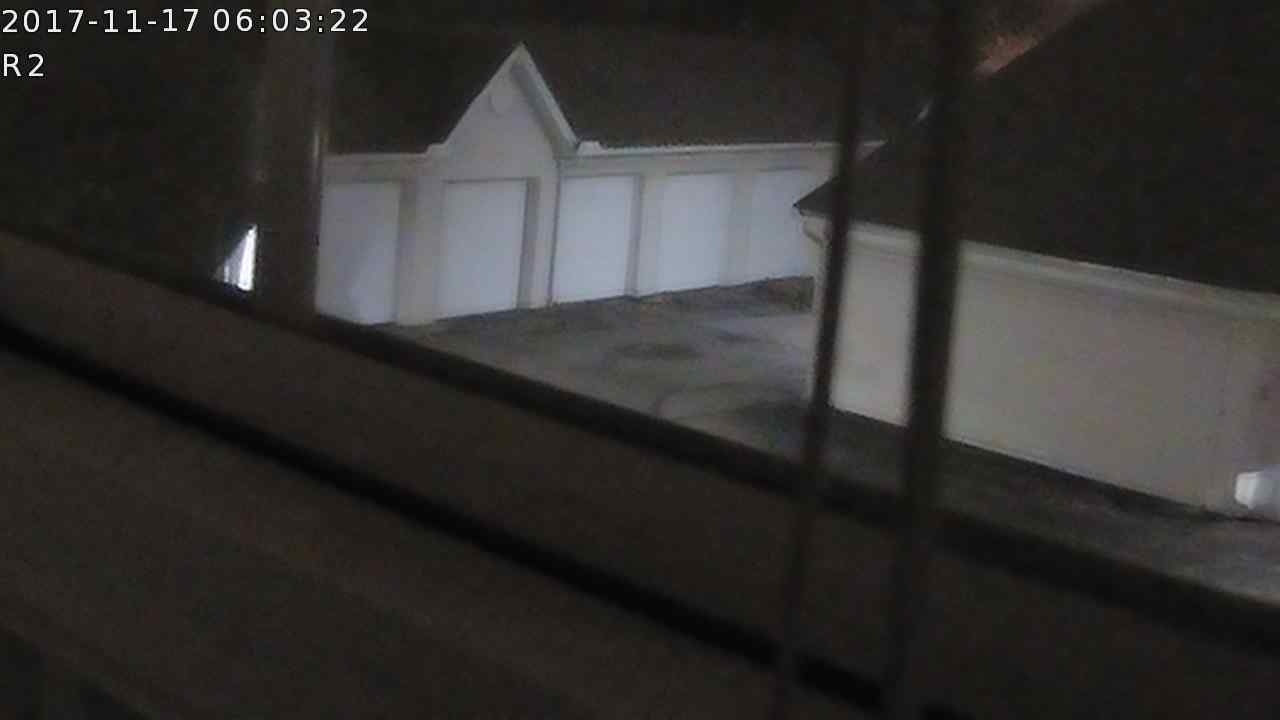
#> input picture data/1999-12-31_12_13_open.jpg, 1280 x 720 px
$ python fcimage.py data/1999-12-31_12_13_open.jpg   (Python 2 division)
#> lines starting #> are read from the running program, lines starting #| are printed output that depends on the picture
#!/usr/bin/env python

"""Use a webcam as a sensor to control a garage door.

This module provides classes to try determine whether the garage door is open.

Todo:
    * For module TODOs
    * You have to also use ``sphinx.ext.todo`` extension
    * Rename this file (module) so as not to conflict with control via 3rd party 'foscam' import

"""

import os
import re
import cv2
import numpy as np
from dateutil import parser

from pims.files.filter_pipeline import FileFilterPipeline

import matcher
from template import GrayscaleTemplateImage
from flimsy_constants import DOOR_OFFSETXY_WH, DEFAULT_TEMPLATE
from flimsy_constants import DEFAULT_FOLDER, BASENAME_PATTERN
from fgutils import calc_grayscale_hist, plot_hist


# [35 lines left out: functions parse_foscam_fullfilestr, get_date_range_foscam_files, not called in this run]


class DateRangeStateFoscamFile(object):

    # [29 lines left out: functions __init__, __call__, not called in this run]

    def __str__(self):
        return 'is a Foscam image file with %s < fname date < %s' % (self.start, self.stop)


class FoscamFile(object):

    """A webcam filename parser.

    Attributes are documented inline with the attribute's declaration (see __init__ method below).

    Properties created with the @property decorator are documented in the property's getter method.

    """

    # [15 lines left out: function __init__, not called in this run]

    def __str__(self):
        s =  '%s has state: "door %s" at %s (%d bytes)' % (self.bname, self.state, self.dtm, self.fsize)
        return s

    # [23 lines left out: function parse_image_filename, not called in this run]


class FoscamImage(object):

    """A webcam image object.

    Attributes are documented inline with the attribute's declaration (see __init__ method below).

    Properties created with the @property decorator are documented in the property's getter method.

    """

    # [10 lines left out: function __init__, not called in this run]

    def __str__(self):
        s = '%s' % self.foscam_file
        return s

    # [132 lines left out: functions image, roi_luminance, template, lab, xywh_template, roi_vertices and 2 more, not called in this run]

    def get_hist(self):
        return calc_grayscale_hist(self.roi_luminance)

    def plot_hist(self):
        h = self.get_hist()
        plot_hist(h)

    # [32 lines left out: function show_results, not called in this run]

    def __str__(self):
        s = '%s' % self.foscam_file
        return s

    # [111 lines left out: functions image, roi_luminance, lab, xywh_template, roi_vertices, processed_image and 1 more, not called in this run]

    def get_hist(self):
        return calc_grayscale_hist(self.roi_luminance)

    def plot_hist(self):
        h = self.get_hist()
        plot_hist(h)

    # [21 lines left out: function show_results, not called in this run]


def median_passes_test(inp1, relate, inp2):
    return relate(inp1, inp2)


# [35 lines left out: function quick_glob_check, not called in this run]


if __name__ == '__main__':

    import sys
    import glob
    import datetime
    import pandas as pd
    from deck import Deck

    #print get_truth(1.0, operator.gt, 0.0)
    #print get_truth(1.1, operator.le, 1.2)
    #sys.exit('bye')

    # quick glob check of list of files
    # EXAMPLE
    # python fcimage.py "/Users/ken/Pictures/foscam/2017-12-*open.jpg"
    #quick_glob_check('/Users/ken/Pictures/foscam/2017-12-*open.jpg')
    quick_glob_check(sys.argv[1])
#> the loop in quick_glob_check, `for fname in fnames: ` made 1 pass
#| ((571, 179), (623, 291)) data/1999-12-31_12_13_open.jpg 215.0
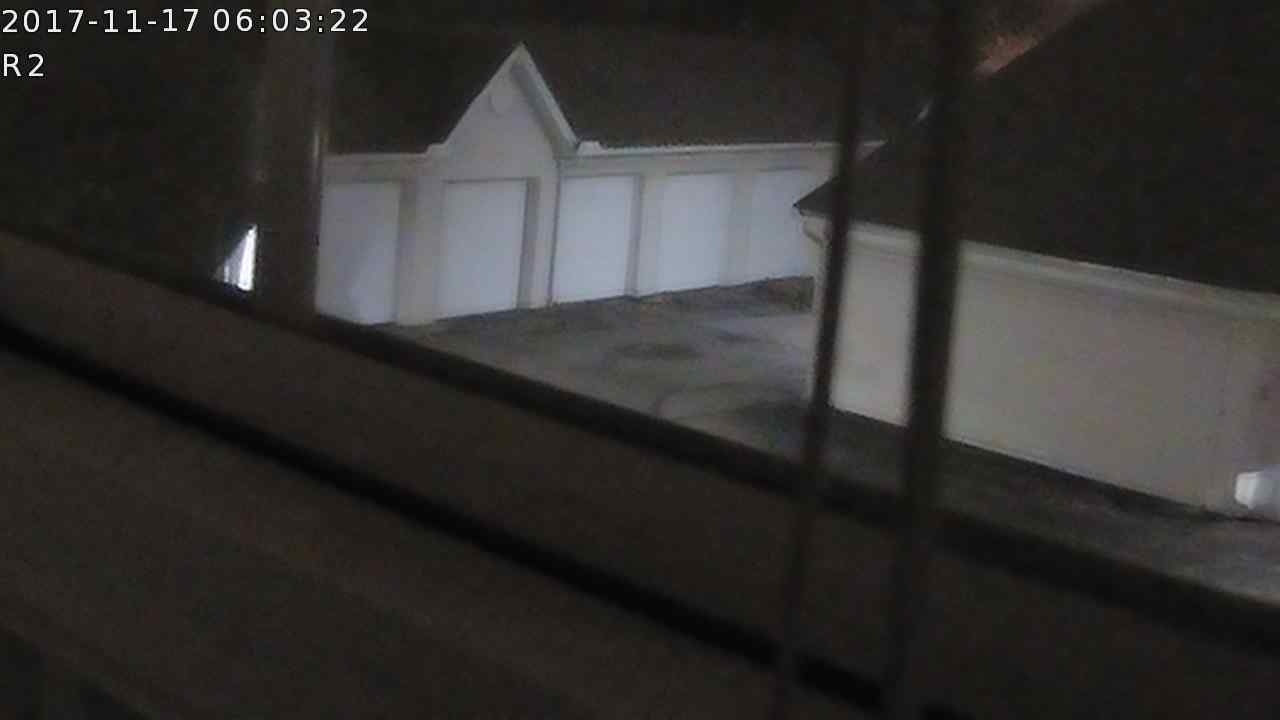
#> input picture data/1999-12-31_12_13_open.jpg, 1280 x 720 px
#> pass 1, in lab, `L, a, b = cv2.split(lab)`:
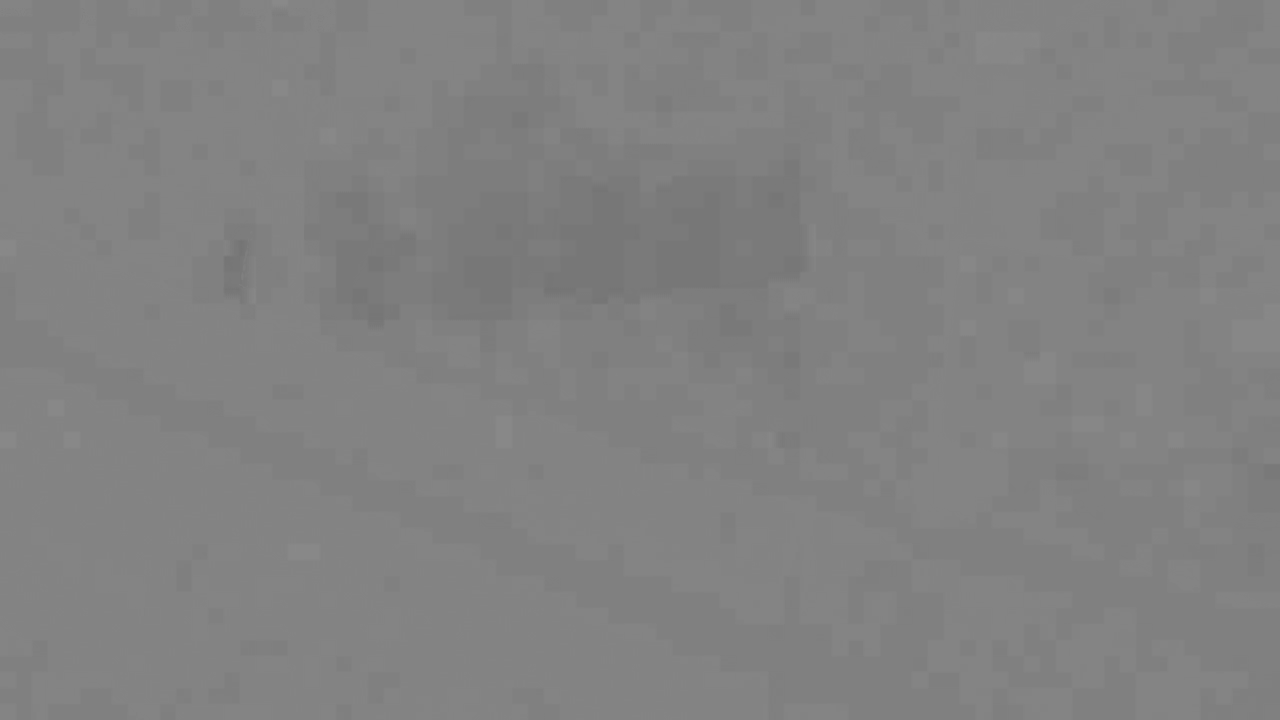
#> b: shape (720, 1280); min 116, max 137, mean 129.5
#> after the loop in quick_glob_check, `for fname in fnames:`: count = 1; medmax = 215
#| ROI median: min = 215.0, max = 215.0 for 1 files.
#> (the run stopped early here; a loop or call above may not have finished)

$ run again, on data/2017-11-10_08_49_open.jpg
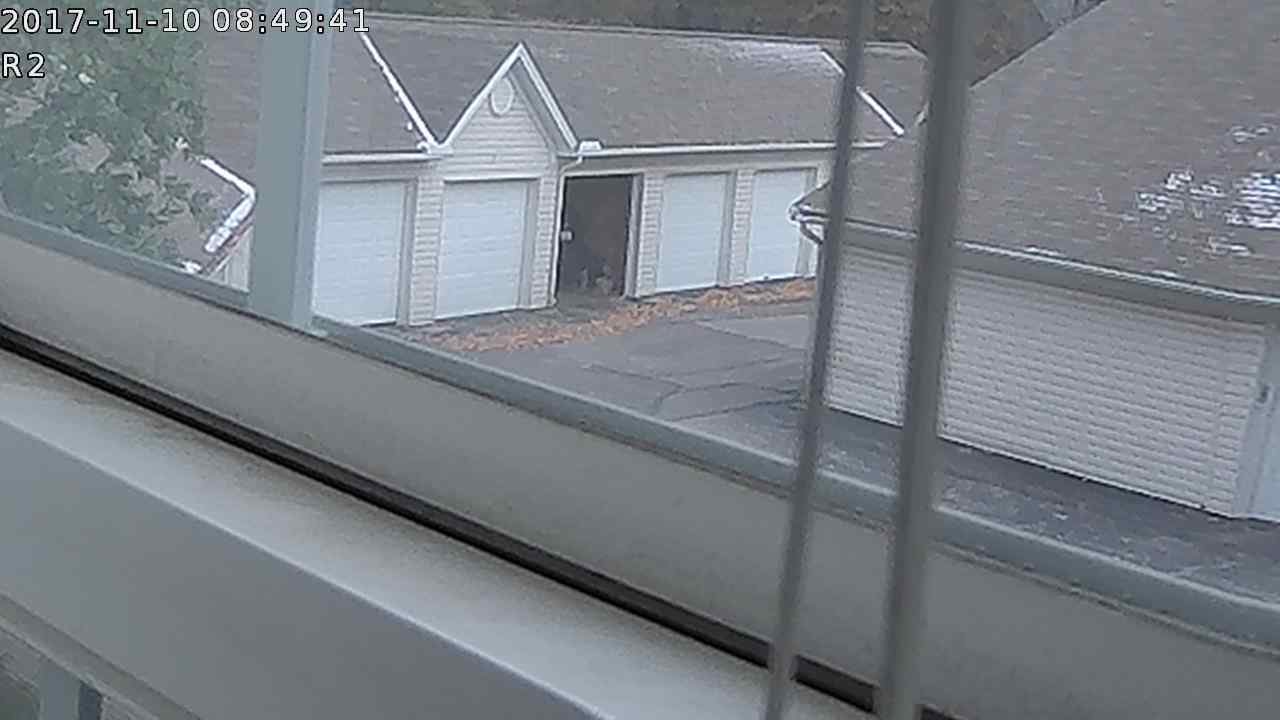
#> input picture data/2017-11-10_08_49_open.jpg, 1280 x 720 px
#> the loop in quick_glob_check, `for fname in fnames: ` made 1 pass
#> (printed output is left out)
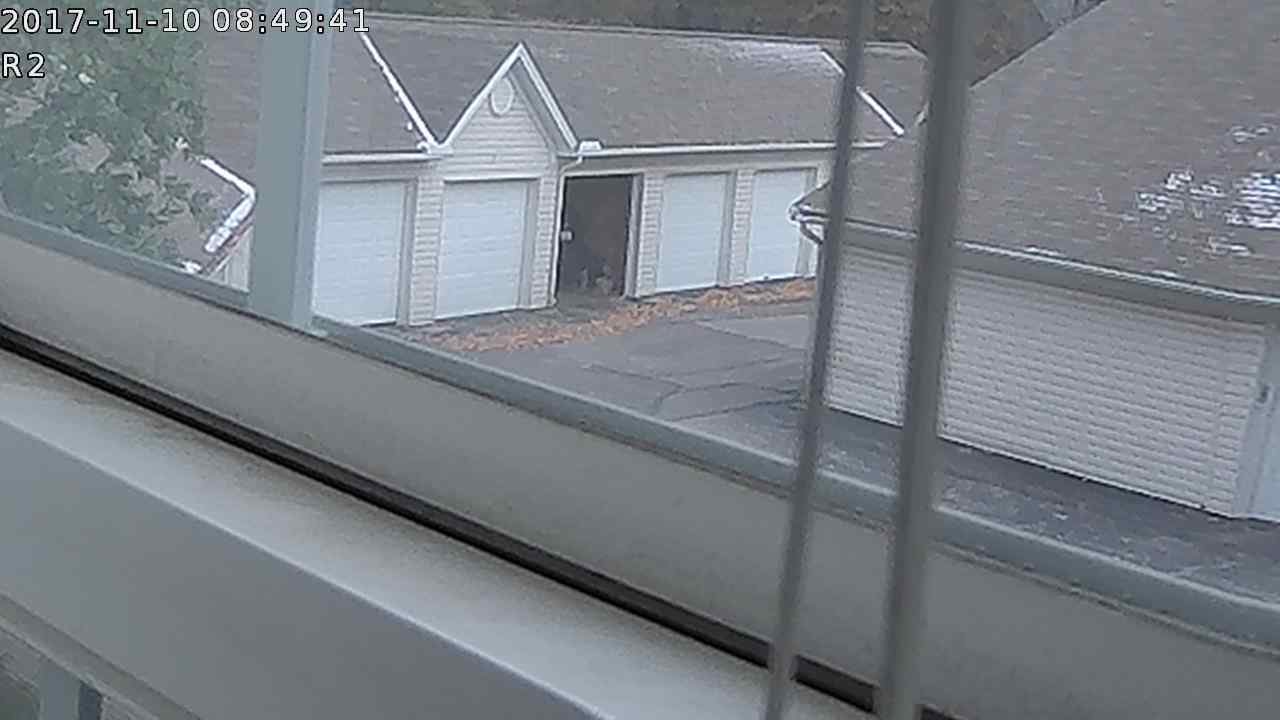
#> input picture data/2017-11-10_08_49_open.jpg, 1280 x 720 px
#> pass 1, in lab, `L, a, b = cv2.split(lab)`:
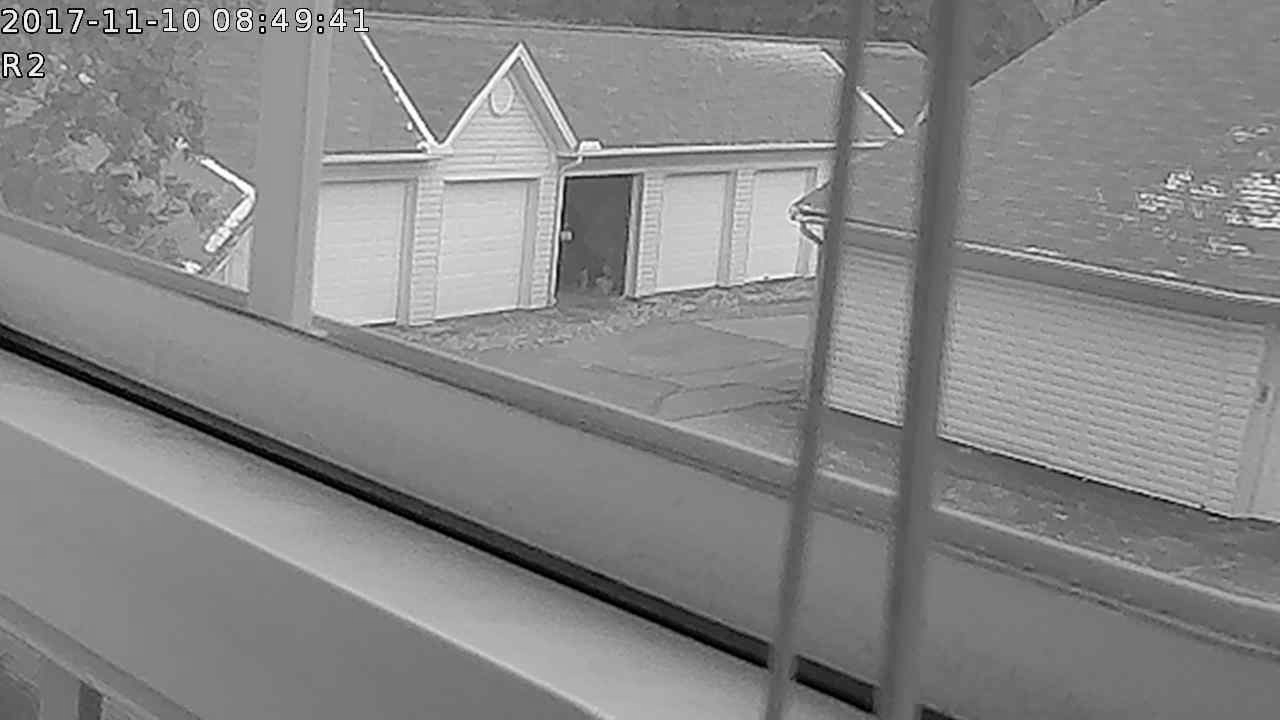
#> L: shape (720, 1280); min 0, max 255, mean 134.9
#> after the loop in quick_glob_check, `for fname in fnames:`: count = 1; medmax = 124
#| ROI median: min = 124.0, max = 124.0 for 1 files.
